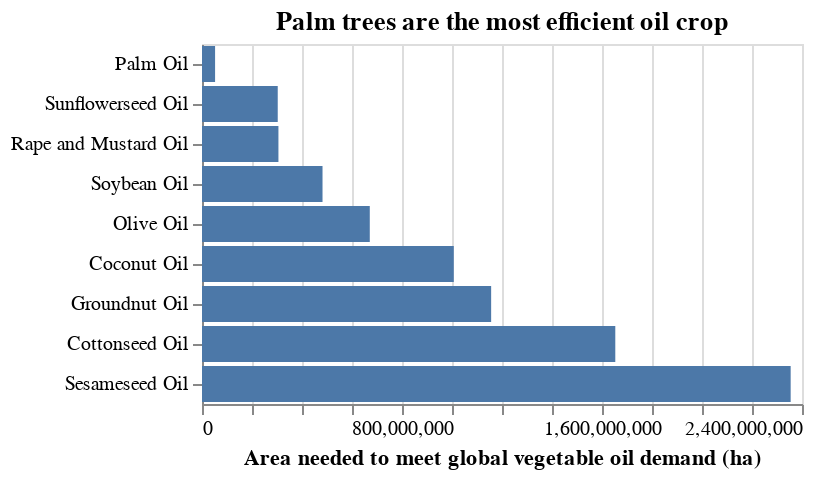

The notebook cell saved with this chart:
### Code cell
oil_land_use = pd.read_csv('https://raw.githubusercontent.com/UBC-MDS/exploratory-data-viz/main/chapters/en/slides/module6/data/area-land-needed-to-global-oil.csv')
title='Palm trees are the most efficient oil crop'
alt.Chart(oil_land_use, title=title).mark_bar().encode(
    alt.Y('Commodity', title='', sort='x'),
    alt.X('Area needed to meet global vegetable oil demand (ha)'))

### Figure 1 — Vega-Lite specification as saved in the notebook (floating-point values rounded to 4 significant figures)
{"config": {"view": {"continuousWidth": 300, "continuousHeight": 300}}, "data": {"name": "data-ed1e52b9bd021d326287aff76501f96d"}, "mark": {"type": "bar"}, "encoding": {"x": {"field": "Area needed to meet global vegetable oil demand (ha)", "type": "quantitative"}, "y": {"field": "Commodity", "sort": "x", "title": "", "type": "nominal"}}, "title": "Palm trees are the most efficient oil crop", "$schema": "https://vega.github.io/schema/vega-lite/v5.8.0.json", "datasets": {"data-ed1e52b9bd021d326287aff76501f96d": [{"Commodity": "Coconut Oil", "Code": null, "Year": 2017, "Area needed to meet global vegetable oil demand (ha)": 1007000000.0}, {"Commodity": "Cottonseed Oil", "Code": null, "Year": 2017, "Area needed to meet global vegetable oil demand (ha)": 1653000000.0}, {"Commodity": "Groundnut Oil", "Code": null, "Year": 2017, "Area needed to meet global vegetable oil demand (ha)": 1157000000.0}, {"Commodity": "Olive Oil", "Code": null, "Year": 2017, "Area needed to meet global vegetable oil demand (ha)": 671100000.0}, {"Commodity": "Palm Oil", "Code": null, "Year": 2017, "Area needed to meet global vegetable oil demand (ha)": 52330000.0}, {"Commodity": "Rape and Mustard Oil", "Code": null, "Year": 2017, "Area needed to meet global vegetable oil demand (ha)": 305700000.0}, {"Commodity": "Sesameseed Oil", "Code": null, "Year": 2017, "Area needed to meet global vegetable oil demand (ha)": 2355000000.0}, {"Commodity": "Soybean Oil", "Code": null, "Year": 2017, "Area needed to meet global vegetable oil demand (ha)": 482100000.0}, {"Commodity": "Sunflowerseed Oil", "Code": null, "Year": 2017, "Area needed to meet global vegetable oil demand (ha)": 303000000.0}]}}
